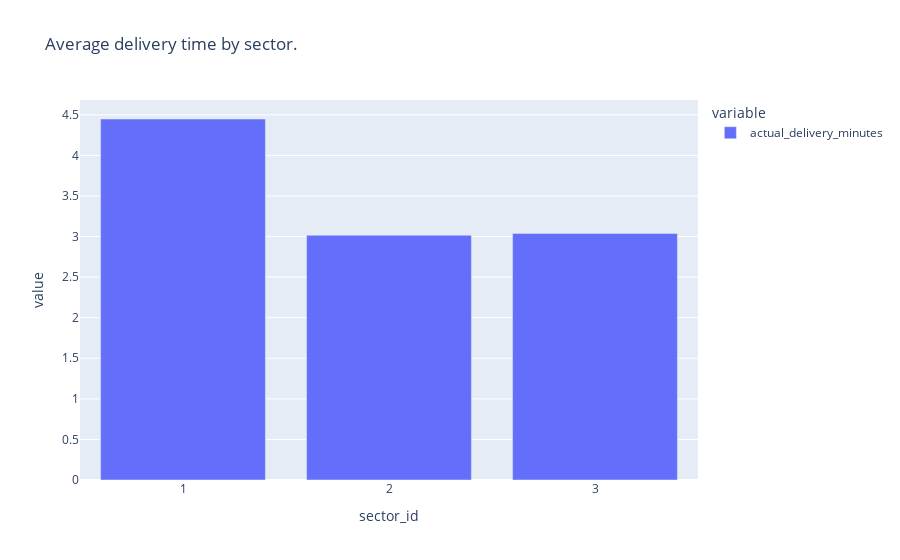

The notebook cell saved with this chart:
### Code cell
fig = px.bar(merged_data.groupby("sector_id")["actual_delivery_minutes"].mean(), title="Average delivery time by sector.")
fig.update_xaxes(tickmode='array', tickvals=[1, 2, 3], ticktext=['1', '2', '3'])
fig.show()

### Figure 1 — Plotly figure (JSON) as saved in the notebook; plotly's stock layout.template omitted (floating-point values rounded to 4 significant figures)
{"data": [{"hovertemplate": "variable=actual_delivery_minutes<br>sector_id=%{x}<br>value=%{y}<extra></extra>", "legendgroup": "actual_delivery_minutes", "marker": {"color": "#636efa", "pattern": {"shape": ""}}, "name": "actual_delivery_minutes", "orientation": "v", "showlegend": true, "textposition": "auto", "type": "bar", "x": [1, 2, 3], "xaxis": "x", "y": [4.449, 3.016, 3.039], "yaxis": "y"}], "layout": {"barmode": "relative", "legend": {"title": {"text": "variable"}, "tracegroupgap": 0}, "title": {"text": "Average delivery time by sector."}, "xaxis": {"anchor": "y", "domain": [0, 1], "tickmode": "array", "ticktext": ["1", "2", "3"], "tickvals": [1, 2, 3], "title": {"text": "sector_id"}}, "yaxis": {"anchor": "x", "domain": [0, 1], "title": {"text": "value"}}}}
